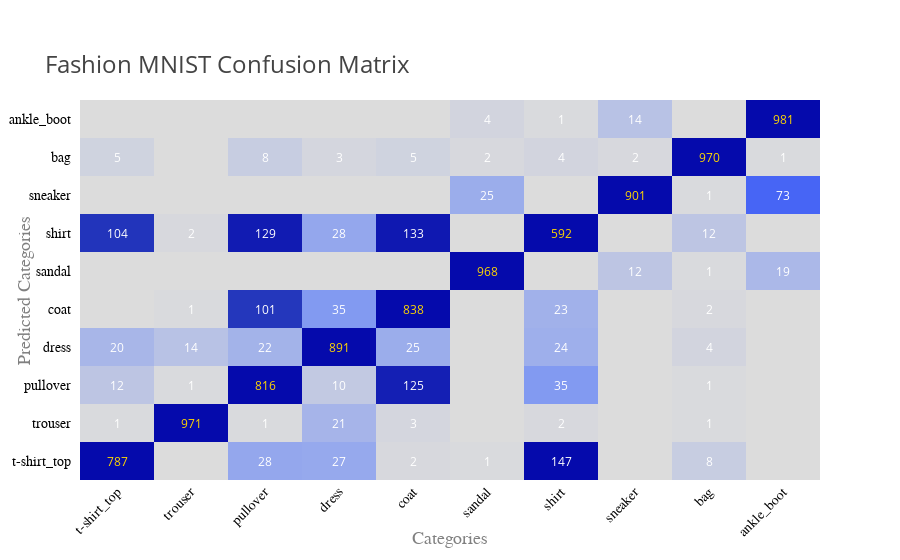

The cell this chart's notebook holds for it:
### Markdown cell above
### Confusion Matrix

### Code cell
predict = np.argmax(model.predict(x_test), axis=1)
confusion = tf.math.confusion_matrix(y_test, predict)

zero_diag = np.copy(confusion.numpy())
np.fill_diagonal(zero_diag, 0)
max_error = zero_diag.max()

fig = ff.create_annotated_heatmap(
    z=confusion.numpy(),
    x=classes,
    y=classes,
    colorscale='Blues',
    reversescale=True,
    zmin=0,
    zmax=max_error,
    annotation_text=[['' if x == 0 else x for x in row]
                     for row in confusion.numpy().tolist()],
    font_colors=['white', 'gold'],
)
fig.layout.update({
    'title': {
        'text': 'Fashion MNIST Confusion Matrix',
        'x': 0.05,
        'y': 0.90,
    },
    'titlefont': {
            'size': 24
    },
    'xaxis': {
        'side': 'bottom',
        'tickangle': -45,
        'tickfont': tick_font,
        'title': 'Categories',
        'titlefont': axis_font,
    },
    'yaxis': {
        'tickangle': 0,
        'tickfont': tick_font,
        'title': 'Predicted Categories',
        'titlefont': axis_font,
    },
})
iplot(fig, 'MNIST Confusion Matrix')

### Figure 1 — Plotly figure (JSON) as saved in the notebook; plotly's stock layout.template omitted (floating-point values rounded to 4 significant figures)
{"data": [{"colorscale": "Blues", "reversescale": true, "showscale": false, "type": "heatmap", "uid": "bf75510f-1ee9-4c88-9857-f449f262e6c6", "x": ["t-shirt_top", "trouser", "pullover", "dress", "coat", "sandal", "shirt", "sneaker", "bag", "ankle_boot"], "y": ["t-shirt_top", "trouser", "pullover", "dress", "coat", "sandal", "shirt", "sneaker", "bag", "ankle_boot"], "z": [[787, 0, 28, 27, 2, 1, 147, 0, 8, 0], [1, 971, 1, 21, 3, 0, 2, 0, 1, 0], [12, 1, 816, 10, 125, 0, 35, 0, 1, 0], [20, 14, 22, 891, 25, 0, 24, 0, 4, 0], [0, 1, 101, 35, 838, 0, 23, 0, 2, 0], [0, 0, 0, 0, 0, 968, 0, 12, 1, 19], [104, 2, 129, 28, 133, 0, 592, 0, 12, 0], [0, 0, 0, 0, 0, 25, 0, 901, 1, 73], [5, 0, 8, 3, 5, 2, 4, 2, 970, 1], [0, 0, 0, 0, 0, 4, 1, 14, 0, 981]], "zmax": 147, "zmin": 0}], "layout": {"annotations": [{"font": {"color": "gold"}, "showarrow": false, "text": "787", "x": "t-shirt_top", "xref": "x", "y": "t-shirt_top", "yref": "y"}, {"font": {"color": "white"}, "showarrow": false, "text": "", "x": "trouser", "xref": "x", "y": "t-shirt_top", "yref": "y"}, {"font": {"color": "white"}, "showarrow": false, "text": "28", "x": "pullover", "xref": "x", "y": "t-shirt_top", "yref": "y"}, {"font": {"color": "white"}, "showarrow": false, "text": "27", "x": "dress", "xref": "x", "y": "t-shirt_top", "yref": "y"}, {"font": {"color": "white"}, "showarrow": false, "text": "2", "x": "coat", "xref": "x", "y": "t-shirt_top", "yref": "y"}, {"font": {"color": "white"}, "showarrow": false, "text": "1", "x": "sandal", "xref": "x", "y": "t-shirt_top", "yref": "y"}, {"font": {"color": "white"}, "showarrow": false, "text": "147", "x": "shirt", "xref": "x", "y": "t-shirt_top", "yref": "y"}, {"font": {"color": "white"}, "showarrow": false, "text": "", "x": "sneaker", "xref": "x", "y": "t-shirt_top", "yref": "y"}, {"font": {"color": "white"}, "showarrow": false, "text": "8", "x": "bag", "xref": "x", "y": "t-shirt_top", "yref": "y"}, {"font": {"color": "white"}, "showarrow": false, "text": "", "x": "ankle_boot", "xref": "x", "y": "t-shirt_top", "yref": "y"}, {"font": {"color": "white"}, "showarrow": false, "text": "1", "x": "t-shirt_top", "xref": "x", "y": "trouser", "yref": "y"}, {"font": {"color": "gold"}, "showarrow": false, "text": "971", "x": "trouser", "xref": "x", "y": "trouser", "yref": "y"}, {"font": {"color": "white"}, "showarrow": false, "text": "1", "x": "pullover", "xref": "x", "y": "trouser", "yref": "y"}, {"font": {"color": "white"}, "showarrow": false, "text": "21", "x": "dress", "xref": "x", "y": "trouser", "yref": "y"}, {"font": {"color": "white"}, "showarrow": false, "text": "3", "x": "coat", "xref": "x", "y": "trouser", "yref": "y"}, {"font": {"color": "white"}, "showarrow": false, "text": "", "x": "sandal", "xref": "x", "y": "trouser", "yref": "y"}, {"font": {"color": "white"}, "showarrow": false, "text": "2", "x": "shirt", "xref": "x", "y": "trouser", "yref": "y"}, {"font": {"color": "white"}, "showarrow": false, "text": "", "x": "sneaker", "xref": "x", "y": "trouser", "yref": "y"}, {"font": {"color": "white"}, "showarrow": false, "text": "1", "x": "bag", "xref": "x", "y": "trouser", "yref": "y"}, {"font": {"color": "white"}, "showarrow": false, "text": "", "x": "ankle_boot", "xref": "x", "y": "trouser", "yref": "y"}, {"font": {"color": "white"}, "showarrow": false, "text": "12", "x": "t-shirt_top", "xref": "x", "y": "pullover", "yref": "y"}, {"font": {"color": "white"}, "showarrow": false, "text": "1", "x": "trouser", "xref": "x", "y": "pullover", "yref": "y"}, {"font": {"color": "gold"}, "showarrow": false, "text": "816", "x": "pullover", "xref": "x", "y": "pullover", "yref": "y"}, {"font": {"color": "white"}, "showarrow": false, "text": "10", "x": "dress", "xref": "x", "y": "pullover", "yref": "y"}, {"font": {"color": "white"}, "showarrow": false, "text": "125", "x": "coat", "xref": "x", "y": "pullover", "yref": "y"}, {"font": {"color": "white"}, "showarrow": false, "text": "", "x": "sandal", "xref": "x", "y": "pullover", "yref": "y"}, {"font": {"color": "white"}, "showarrow": false, "text": "35", "x": "shirt", "xref": "x", "y": "pullover", "yref": "y"}, {"font": {"color": "white"}, "showarrow": false, "text": "", "x": "sneaker", "xref": "x", "y": "pullover", "yref": "y"}, {"font": {"color": "white"}, "showarrow": false, "text": "1", "x": "bag", "xref": "x", "y": "pullover", "yref": "y"}, {"font": {"color": "white"}, "showarrow": false, "text": "", "x": "ankle_boot", "xref": "x", "y": "pullover", "yref": "y"}, {"font": {"color": "white"}, "showarrow": false, "text": "20", "x": "t-shirt_top", "xref": "x", "y": "dress", "yref": "y"}, {"font": {"color": "white"}, "showarrow": false, "text": "14", "x": "trouser", "xref": "x", "y": "dress", "yref": "y"}, {"font": {"color": "white"}, "showarrow": false, "text": "22", "x": "pullover", "xref": "x", "y": "dress", "yref": "y"}, {"font": {"color": "gold"}, "showarrow": false, "text": "891", "x": "dress", "xref": "x", "y": "dress", "yref": "y"}, {"font": {"color": "white"}, "showarrow": false, "text": "25", "x": "coat", "xref": "x", "y": "dress", "yref": "y"}, {"font": {"color": "white"}, "showarrow": false, "text": "", "x": "sandal", "xref": "x", "y": "dress", "yref": "y"}, {"font": {"color": "white"}, "showarrow": false, "text": "24", "x": "shirt", "xref": "x", "y": "dress", "yref": "y"}, {"font": {"color": "white"}, "showarrow": false, "text": "", "x": "sneaker", "xref": "x", "y": "dress", "yref": "y"}, {"font": {"color": "white"}, "showarrow": false, "text": "4", "x": "bag", "xref": "x", "y": "dress", "yref": "y"}, {"font": {"color": "white"}, "showarrow": false, "text": "", "x": "ankle_boot", "xref": "x", "y": "dress", "yref": "y"}, {"font": {"color": "white"}, "showarrow": false, "text": "", "x": "t-shirt_top", "xref": "x", "y": "coat", "yref": "y"}, {"font": {"color": "white"}, "showarrow": false, "text": "1", "x": "trouser", "xref": "x", "y": "coat", "yref": "y"}, {"font": {"color": "white"}, "showarrow": false, "text": "101", "x": "pullover", "xref": "x", "y": "coat", "yref": "y"}, {"font": {"color": "white"}, "showarrow": false, "text": "35", "x": "dress", "xref": "x", "y": "coat", "yref": "y"}, {"font": {"color": "gold"}, "showarrow": false, "text": "838", "x": "coat", "xref": "x", "y": "coat", "yref": "y"}, {"font": {"color": "white"}, "showarrow": false, "text": "", "x": "sandal", "xref": "x", "y": "coat", "yref": "y"}, {"font": {"color": "white"}, "showarrow": false, "text": "23", "x": "shirt", "xref": "x", "y": "coat", "yref": "y"}, {"font": {"color": "white"}, "showarrow": false, "text": "", "x": "sneaker", "xref": "x", "y": "coat", "yref": "y"}, {"font": {"color": "white"}, "showarrow": false, "text": "2", "x": "bag", "xref": "x", "y": "coat", "yref": "y"}, {"font": {"color": "white"}, "showarrow": false, "text": "", "x": "ankle_boot", "xref": "x", "y": "coat", "yref": "y"}, {"font": {"color": "white"}, "showarrow": false, "text": "", "x": "t-shirt_top", "xref": "x", "y": "sandal", "yref": "y"}, {"font": {"color": "white"}, "showarrow": false, "text": "", "x": "trouser", "xref": "x", "y": "sandal", "yref": "y"}, {"font": {"color": "white"}, "showarrow": false, "text": "", "x": "pullover", "xref": "x", "y": "sandal", "yref": "y"}, {"font": {"color": "white"}, "showarrow": false, "text": "", "x": "dress", "xref": "x", "y": "sandal", "yref": "y"}, {"font": {"color": "white"}, "showarrow": false, "text": "", "x": "coat", "xref": "x", "y": "sandal", "yref": "y"}, {"font": {"color": "gold"}, "showarrow": false, "text": "968", "x": "sandal", "xref": "x", "y": "sandal", "yref": "y"}, {"font": {"color": "white"}, "showarrow": false, "text": "", "x": "shirt", "xref": "x", "y": "sandal", "yref": "y"}, {"font": {"color": "white"}, "showarrow": false, "text": "12", "x": "sneaker", "xref": "x", "y": "sandal", "yref": "y"}, {"font": {"color": "white"}, "showarrow": false, "text": "1", "x": "bag", "xref": "x", "y": "sandal", "yref": "y"}, {"font": {"color": "white"}, "showarrow": false, "text": "19", "x": "ankle_boot", "xref": "x", "y": "sandal", "yref": "y"}, {"font": {"color": "white"}, "showarrow": false, "text": "104", "x": "t-shirt_top", "xref": "x", "y": "shirt", "yref": "y"}, {"font": {"color": "white"}, "showarrow": false, "text": "2", "x": "trouser", "xref": "x", "y": "shirt", "yref": "y"}, {"font": {"color": "white"}, "showarrow": false, "text": "129", "x": "pullover", "xref": "x", "y": "shirt", "yref": "y"}, {"font": {"color": "white"}, "showarrow": false, "text": "28", "x": "dress", "xref": "x", "y": "shirt", "yref": "y"}, {"font": {"color": "white"}, "showarrow": false, "text": "133", "x": "coat", "xref": "x", "y": "shirt", "yref": "y"}, {"font": {"color": "white"}, "showarrow": false, "text": "", "x": "sandal", "xref": "x", "y": "shirt", "yref": "y"}, {"font": {"color": "gold"}, "showarrow": false, "text": "592", "x": "shirt", "xref": "x", "y": "shirt", "yref": "y"}, {"font": {"color": "white"}, "showarrow": false, "text": "", "x": "sneaker", "xref": "x", "y": "shirt", "yref": "y"}, {"font": {"color": "white"}, "showarrow": false, "text": "12", "x": "bag", "xref": "x", "y": "shirt", "yref": "y"}, {"font": {"color": "white"}, "showarrow": false, "text": "", "x": "ankle_boot", "xref": "x", "y": "shirt", "yref": "y"}, {"font": {"color": "white"}, "showarrow": false, "text": "", "x": "t-shirt_top", "xref": "x", "y": "sneaker", "yref": "y"}, {"font": {"color": "white"}, "showarrow": false, "text": "", "x": "trouser", "xref": "x", "y": "sneaker", "yref": "y"}, {"font": {"color": "white"}, "showarrow": false, "text": "", "x": "pullover", "xref": "x", "y": "sneaker", "yref": "y"}, {"font": {"color": "white"}, "showarrow": false, "text": "", "x": "dress", "xref": "x", "y": "sneaker", "yref": "y"}, {"font": {"color": "white"}, "showarrow": false, "text": "", "x": "coat", "xref": "x", "y": "sneaker", "yref": "y"}, {"font": {"color": "white"}, "showarrow": false, "text": "25", "x": "sandal", "xref": "x", "y": "sneaker", "yref": "y"}, {"font": {"color": "white"}, "showarrow": false, "text": "", "x": "shirt", "xref": "x", "y": "sneaker", "yref": "y"}, {"font": {"color": "gold"}, "showarrow": false, "text": "901", "x": "sneaker", "xref": "x", "y": "sneaker", "yref": "y"}, {"font": {"color": "white"}, "showarrow": false, "text": "1", "x": "bag", "xref": "x", "y": "sneaker", "yref": "y"}, {"font": {"color": "white"}, "showarrow": false, "text": "73", "x": "ankle_boot", "xref": "x", "y": "sneaker", "yref": "y"}, {"font": {"color": "white"}, "showarrow": false, "text": "5", "x": "t-shirt_top", "xref": "x", "y": "bag", "yref": "y"}, {"font": {"color": "white"}, "showarrow": false, "text": "", "x": "trouser", "xref": "x", "y": "bag", "yref": "y"}, {"font": {"color": "white"}, "showarrow": false, "text": "8", "x": "pullover", "xref": "x", "y": "bag", "yref": "y"}, {"font": {"color": "white"}, "showarrow": false, "text": "3", "x": "dress", "xref": "x", "y": "bag", "yref": "y"}, {"font": {"color": "white"}, "showarrow": false, "text": "5", "x": "coat", "xref": "x", "y": "bag", "yref": "y"}, {"font": {"color": "white"}, "showarrow": false, "text": "2", "x": "sandal", "xref": "x", "y": "bag", "yref": "y"}, {"font": {"color": "white"}, "showarrow": false, "text": "4", "x": "shirt", "xref": "x", "y": "bag", "yref": "y"}, {"font": {"color": "white"}, "showarrow": false, "text": "2", "x": "sneaker", "xref": "x", "y": "bag", "yref": "y"}, {"font": {"color": "gold"}, "showarrow": false, "text": "970", "x": "bag", "xref": "x", "y": "bag", "yref": "y"}, {"font": {"color": "white"}, "showarrow": false, "text": "1", "x": "ankle_boot", "xref": "x", "y": "bag", "yref": "y"}, {"font": {"color": "white"}, "showarrow": false, "text": "", "x": "t-shirt_top", "xref": "x", "y": "ankle_boot", "yref": "y"}, {"font": {"color": "white"}, "showarrow": false, "text": "", "x": "trouser", "xref": "x", "y": "ankle_boot", "yref": "y"}, {"font": {"color": "white"}, "showarrow": false, "text": "", "x": "pullover", "xref": "x", "y": "ankle_boot", "yref": "y"}, {"font": {"color": "white"}, "showarrow": false, "text": "", "x": "dress", "xref": "x", "y": "ankle_boot", "yref": "y"}, {"font": {"color": "white"}, "showarrow": false, "text": "", "x": "coat", "xref": "x", "y": "ankle_boot", "yref": "y"}, {"font": {"color": "white"}, "showarrow": false, "text": "4", "x": "sandal", "xref": "x", "y": "ankle_boot", "yref": "y"}, {"font": {"color": "white"}, "showarrow": false, "text": "1", "x": "shirt", "xref": "x", "y": "ankle_boot", "yref": "y"}, {"font": {"color": "white"}, "showarrow": false, "text": "14", "x": "sneaker", "xref": "x", "y": "ankle_boot", "yref": "y"}, {"font": {"color": "white"}, "showarrow": false, "text": "", "x": "bag", "xref": "x", "y": "ankle_boot", "yref": "y"}, {"font": {"color": "gold"}, "showarrow": false, "text": "981", "x": "ankle_boot", "xref": "x", "y": "ankle_boot", "yref": "y"}], "autosize": true, "title": {"font": {"size": 24}, "text": "Fashion MNIST Confusion Matrix", "x": 0.05, "y": 0.9}, "xaxis": {"autorange": true, "dtick": 1, "gridcolor": "rgb(0, 0, 0)", "range": [-0.5, 9.5], "side": "bottom", "tickangle": -45, "tickfont": {"color": "black", "family": "Old Standard TT, serif", "size": 14}, "ticks": "", "title": {"font": {"color": "gray", "family": "Arial, sans-serif", "size": 18}, "text": "Categories"}, "type": "category"}, "yaxis": {"autorange": true, "dtick": 1, "range": [-0.5, 9.5], "tickangle": 0, "tickfont": {"color": "black", "family": "Old Standard TT, serif", "size": 14}, "ticks": "", "ticksuffix": "  ", "title": {"font": {"color": "gray", "family": "Arial, sans-serif", "size": 18}, "text": "Predicted Categories"}, "type": "category"}}}
